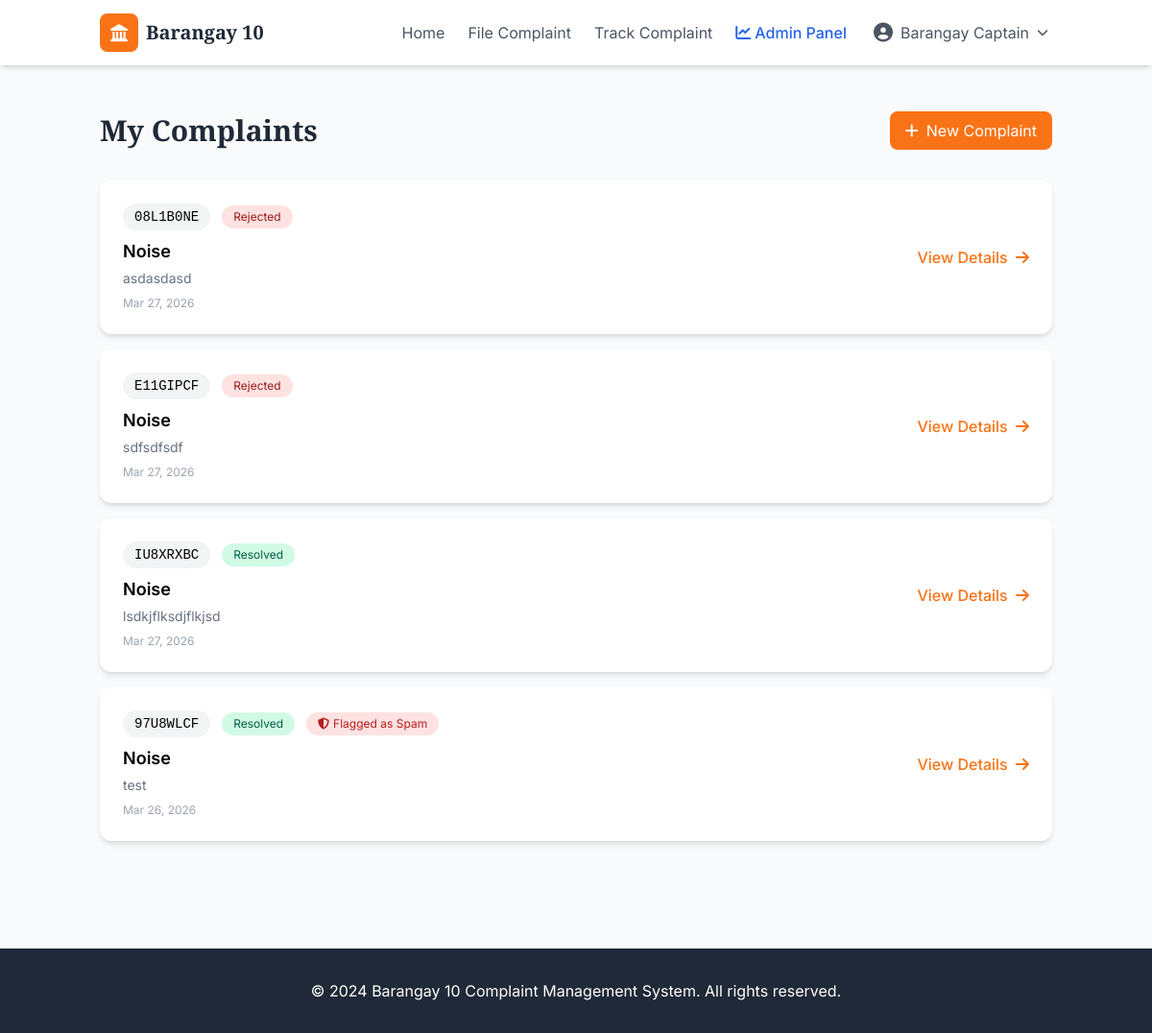
/my-complaints/ (signed in), run on an earlier commit of the app's database.
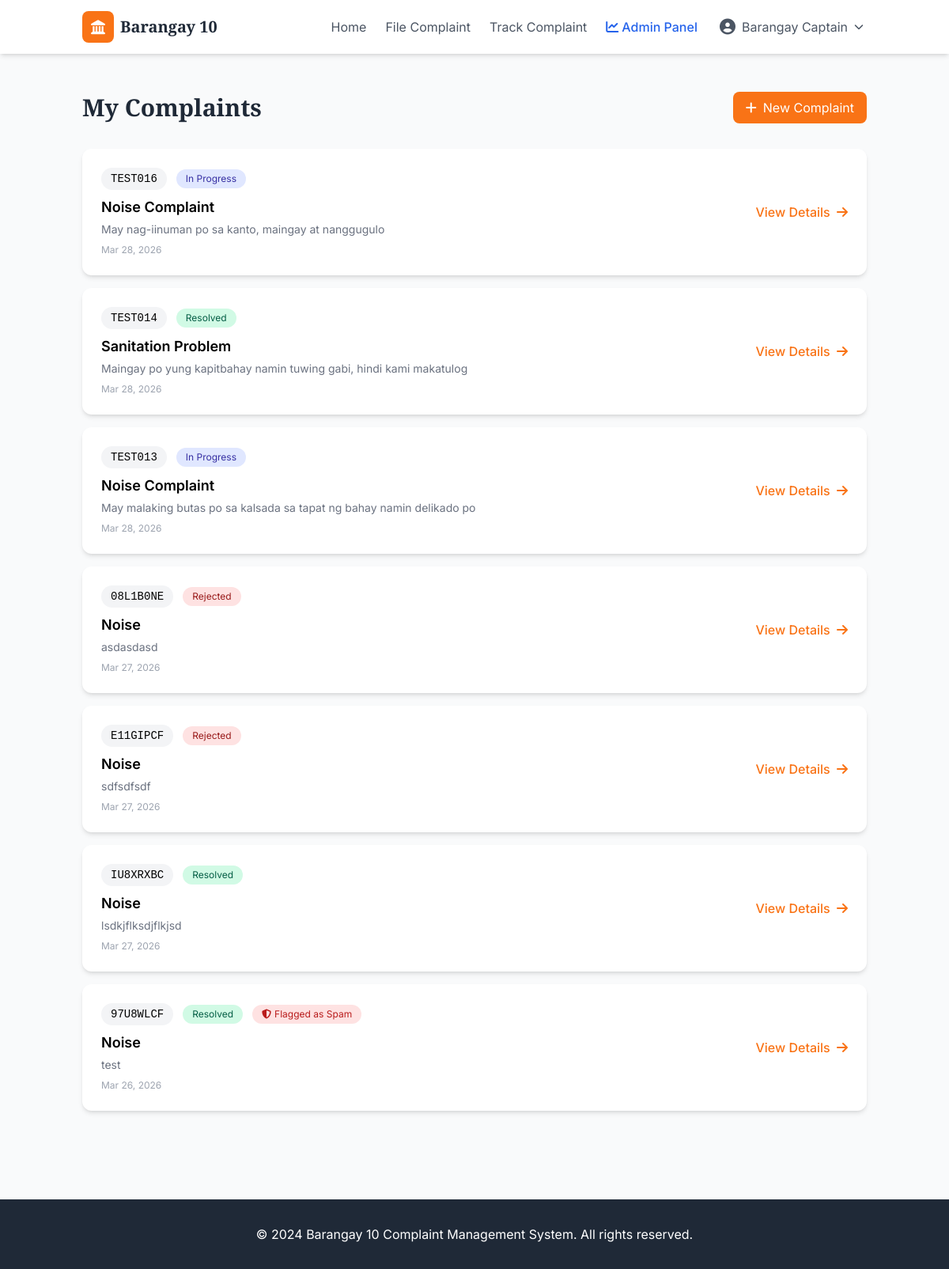
And on a later commit of the database.
### accounts/models.py (models this page shows, shortened)
class User(AbstractUser):
    username = None
    email = models.EmailField(unique=True)
    ROLE_CHOICES = [
        ('resident', 'Resident'),
        ('admin', 'Admin'),
        ('captain', 'Captain'),
    ]
    role = models.CharField(max_length=20, choices=ROLE_CHOICES, default='resident')
    first_name = models.CharField(max_length=150)
    last_name = models.CharField(max_length=150)
    is_verified = models.BooleanField(default=False)
    verification_code = models.CharField(max_length=6, blank=True, null=True)
    verification_code_created_at = models.DateTimeField(blank=True, null=True)
    USERNAME_FIELD = 'email'
    REQUIRED_FIELDS = ['first_name', 'last_name']
    objects = UserManager()
    def is_admin(self):
        return self.role in ['admin', 'captain']

### complaints/models.py (models this page shows, shortened)
class Complaint(models.Model):
    STATUS_CHOICES = [
        ('pending', 'Pending'),
        ('under_review', 'Under Review'),
        ('in_progress', 'In Progress'),
        ('resolved', 'Resolved'),
        ('rejected', 'Rejected'),
    ]
    tracking_code = models.CharField(max_length=8, unique=True, default=generate_tracking_code)
    submitted_by = models.ForeignKey(User, on_delete=models.CASCADE, related_name='complaints')
    category = models.ForeignKey(Category, on_delete=models.SET_NULL, null=True)
    description = models.TextField()
    location = models.CharField(max_length=200)
    image = models.ImageField(upload_to='complaints/', blank=True, null=True)
    status = models.CharField(max_length=20, choices=STATUS_CHOICES, default='pending')
    status_updated_by = models.ForeignKey(User, on_delete=models.SET_NULL, null=True, blank=True, related_name='updated_complaints')
    admin_notes = models.TextField(blank=True)
    created_at = models.DateTimeField(auto_now_add=True)
    updated_at = models.DateTimeField(auto_now=True)
    resolved_at = models.DateTimeField(null=True, blank=True)
    is_spam = models.BooleanField(default=False)
    spam_confidence = models.FloatField(default=0.0)
    reviewed_by_admin = models.BooleanField(default=False)
    resolution_feedback = models.TextField(blank=True, null=True, help_text="Feedback for resolved or rejected complaints")

class Category(models.Model):
    name = models.CharField(max_length=50, unique=True)
    description = models.TextField(blank=True)
    created_at = models.DateTimeField(auto_now_add=True)
    class Meta:
        verbose_name_plural = "Categories"

### complaints/views.py (the view)
# urls.py: path('my-complaints/', views.my_complaints, name='my_complaints'),
@login_required
def my_complaints(request):
    complaints = Complaint.objects.filter(submitted_by=request.user).order_by('-created_at')
    return render(request, 'complaints/my_complaints.html', {'complaints': complaints})

### templates/complaints/my_complaints.html (shortened to what this page needs)
{% extends 'base.html' %}
{% block content %}
<div class="container mx-auto px-4 py-12 max-w-5xl">
    <div class="flex justify-between items-center mb-8">
        <h1 class="text-3xl font-display font-bold text-gray-800">My Complaints</h1>
        <a href="{% url 'submit_complaint' %}" class="bg-orange-500 text-white px-4 py-2 rounded-lg hover:bg-orange-600 transition">
            <i class="fas fa-plus mr-2"></i>New Complaint
        </a>
    </div>
    {% if complaints %}
        <div class="space-y-4">
            {% for complaint in complaints %}
            <div class="bg-white rounded-xl shadow-md p-6 hover:shadow-lg transition">
                <div class="flex flex-col md:flex-row justify-between items-start md:items-center gap-4">
                    <div>
                        <div class="flex items-center gap-3 mb-2">
                            <span class="font-mono text-sm bg-gray-100 px-3 py-1 rounded-full">{{ complaint.tracking_code }}</span>
                            <span class="status-{{ complaint.status }} text-xs px-3 py-1 rounded-full">
                                {{ complaint.get_status_display }}
                            </span>
                            {% if complaint.is_spam %}
                            <span class="bg-red-100 text-red-700 text-xs px-3 py-1 rounded-full">
                                <i class="fas fa-shield-alt mr-1"></i>Flagged as Spam
                            </span>
                            {% endif %}
                        </div>
                        <h3 class="text-lg font-semibold">{{ complaint.category.name|default:"Complaint" }}</h3>
                        <p class="text-gray-500 text-sm mt-1">{{ complaint.description|truncatechars:100 }}</p>
                        <p class="text-gray-400 text-xs mt-2">{{ complaint.created_at|date:"M d, Y" }}</p>
                    </div>
                    <a href="{% url 'track_complaint' %}?code={{ complaint.tracking_code }}" class="text-orange-500 hover:text-orange-600 font-medium">
                        View Details <i class="fas fa-arrow-right ml-1"></i>
                    </a>
                </div>
            </div>
            {% endfor %}
        </div>
    {% endif %}
</div>
{% endblock %}

### templates/base.html (shortened to what this page needs)
<!DOCTYPE html>
<html lang="en">
<head>
    <script src="https://cdn.tailwindcss.com"></script>
    <link rel="stylesheet" href="https://cdnjs.cloudflare.com/ajax/libs/font-awesome/6.4.0/css/all.min.css">
</head>
<body class="bg-gray-50">
    <nav class="bg-white shadow-md sticky top-0 z-50">
        <div class="container mx-auto px-4 py-3 flex justify-between items-center">
            <a href="{% url 'home' %}" class="flex items-center gap-2">
                <div class="w-10 h-10 bg-orange-500 rounded-lg flex items-center justify-center">
                    <i class="fas fa-landmark text-white text-lg"></i>
                </div>
                <span class="font-display font-bold text-xl text-gray-800">Barangay 10</span>
            </a>
            <div class="hidden md:flex items-center gap-6">
                <a href="{% url 'home' %}" class="text-gray-600 hover:text-orange-500 transition">Home</a>
                <a href="{% url 'submit_complaint' %}" class="text-gray-600 hover:text-orange-500 transition">File Complaint</a>
                <a href="{% url 'track_complaint' %}" class="text-gray-600 hover:text-orange-500 transition">Track Complaint</a>
                {% if user.is_authenticated %}
                    {% if user.is_admin %}
                        <a href="{% url 'admin_dashboard' %}" class="text-blue-600 hover:text-blue-700 transition font-medium">
                            <i class="fas fa-chart-line mr-1"></i>Admin Panel
                        </a>
                    {% endif %}
                    <div class="dropdown-container">
                        <button class="flex items-center gap-2 text-gray-600 hover:text-orange-500 py-2 px-1">
                            <i class="fas fa-user-circle text-xl"></i>
                            <span>{{ user.first_name }} {{ user.last_name }}</span>
                            <i class="fas fa-chevron-down text-xs"></i>
                        </button>
                    </div>
                {% endif %}
            </div>
        </div>
    </nav>
    <main>
        {% block content %}{% endblock %}
    </main>
    <footer class="bg-gray-800 text-white mt-16">
        <div class="container mx-auto px-4 py-8 text-center">
            <p>&copy; 2024 Barangay 10 Complaint Management System. All rights reserved.</p>
        </div>
    </footer>
</body>
</html>

### templates/base.html (style rules this page uses)
* { font-family: 'Inter', sans-serif; }
.font-display { font-family: 'Playfair Display', serif; }
.status-in_progress { background: #e0e7ff; color: #3730a3; }
.status-resolved { background: #d1fae5; color: #065f46; }
.status-rejected { background: #fee2e2; color: #991b1b; }
.dropdown-container { position: relative; }
.dropdown-container::after { content: ''; position: absolute; top: 100%; right: 0; width: 100%; height: 5px; background: transparent; }

What changed in the data, as far as the page shows it:
added Complaint: tracking_code "TEST016", status "In Progress", category.name "Noise Complaint", description "May nag-iinuman po sa kanto, maingay at nanggugulo", created_at "Mar 28, 2026"
added Complaint: tracking_code "TEST014", status "Resolved", category.name "Sanitation Problem", description "Maingay po yung kapitbahay namin tuwing gabi, hindi kami makatulog", created_at "Mar 28, 2026"
added Complaint: tracking_code "TEST013", status "In Progress", category.name "Noise Complaint", description "May malaking butas po sa kalsada sa tapat ng bahay namin delikado po", created_at "Mar 28, 2026"
